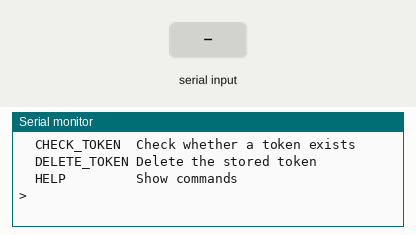
Simulated run of this sketch. Board: ESP32-S3. On the bench: the last lines printed to the serial monitor. The inputs (shaded band) are chosen by the test bench. EEPROM starts erased.

Above: at 2.7 s.
2.8 s: "SET_TOKEN\n" received over Serial
At 4.0 s:
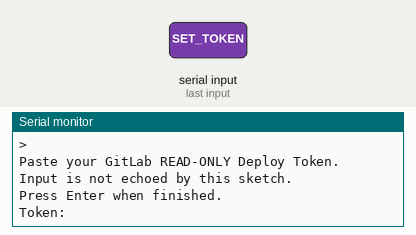
4.3 s: "CHECK_TOKEN\n" received over Serial
At 5.5 s:
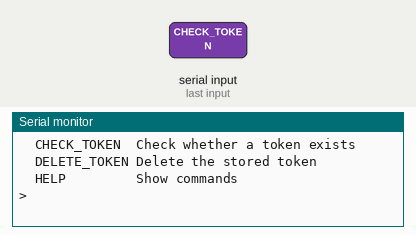

The sketch:

02_Security_Token_Prov.ino
```cpp
#include <Arduino.h>
#include <Preferences.h>

// Must match the namespace and key used by your OTA module.
static const char* NVS_NAMESPACE = "ota";
static const char* TOKEN_KEY     = "gitlab_token";

static const size_t MAX_TOKEN_LENGTH = 256;

String readSerialLine() {
  // Read one line; the token is never printed by this sketch.
  String line = Serial.readStringUntil('\n');

  // Remove the CR from CR/LF line endings.
  if (line.endsWith("\r")) {
    line.remove(line.length() - 1);
  }

  return line;
}

void printMenu() {
  Serial.println();
  Serial.println("=== ESP32-S3 OTA Token Provisioner ===");
  Serial.println("Commands:");
  Serial.println("  SET_TOKEN    Store/replace the GitLab read token");
  Serial.println("  CHECK_TOKEN  Check whether a token exists");
  Serial.println("  DELETE_TOKEN Delete the stored token");
  Serial.println("  HELP         Show commands");
  Serial.println();
  Serial.print("> ");
}

bool storeToken(const String& token) {
  if (token.length() == 0 || token.length() > MAX_TOKEN_LENGTH) {
    Serial.println("Invalid token length.");
    return false;
  }

  Preferences prefs;

  if (!prefs.begin(NVS_NAMESPACE, false)) {
    Serial.println("ERROR: Failed to open NVS.");
    return false;
  }

  size_t bytesWritten = prefs.putString(TOKEN_KEY, token);

  // Verify that the stored value matches the submitted token.
  String savedToken = prefs.getString(TOKEN_KEY, "");
  bool success =
      bytesWritten > 0 && savedToken == token;

  prefs.end();

  if (success) {
    Serial.println("SUCCESS: Token stored and verified in NVS.");
  } else {
    Serial.println("ERROR: Token storage or verification failed.");
  }

  return success;
}

void checkToken() {
  Preferences prefs;

  if (!prefs.begin(NVS_NAMESPACE, true)) {
    Serial.println("ERROR: Failed to open NVS.");
    return;
  }

  String token = prefs.getString(TOKEN_KEY, "");
  prefs.end();

  if (token.length() > 0) {
    Serial.println("A token exists in NVS.");
    Serial.printf("Stored token length: %u characters\n",
                  (unsigned)token.length());
    Serial.printf("First 4 characters of token: %s\n",
                   token.substring(0, min((unsigned int)4,
                   (unsigned int)token.length())).c_str());
  } else {
    Serial.println("No token found in NVS.");
  }

  token = "";
}

void deleteToken() {
  Preferences prefs;

  if (!prefs.begin(NVS_NAMESPACE, false)) {
    Serial.println("ERROR: Failed to open NVS.");
    return;
  }

  bool success = prefs.remove(TOKEN_KEY);
  prefs.end();

  if (success) {
    Serial.println("Stored token deleted.");
  } else {
    Serial.println("Token was not deleted; it may not exist.");
  }
}

void processCommand(String command) {
  command.trim();

  if (command.equalsIgnoreCase("SET_TOKEN")) {
    Serial.println();
    Serial.println("Paste your GitLab READ-ONLY Deploy Token.");
    Serial.println("Input is not echoed by this sketch.");
    Serial.println("Press Enter when finished.");
    Serial.print("Token: ");

    String token = readSerialLine();

    if (token.length() > MAX_TOKEN_LENGTH) {
      Serial.println();
      Serial.println("ERROR: Token is too long.");
      token = "";
      return;
    }

    Serial.println();
    storeToken(token);

    // Best-effort clearing of the temporary RAM string.
    token = "";
  }
  else if (command.equalsIgnoreCase("CHECK_TOKEN")) {
    checkToken();
  }
  else if (command.equalsIgnoreCase("DELETE_TOKEN")) {
    deleteToken();
  }
  else if (command.equalsIgnoreCase("HELP")) {
    printMenu();
    return;
  }
  else {
    Serial.println("Unknown command. Enter HELP.");
  }
}

void setup() {
  Serial.begin(115200);

  // Allow time for USB Serial Monitor to connect.
  delay(1500);

  // Prevent a partial input line from waiting indefinitely.
  Serial.setTimeout(60000);

  Serial.println();
  Serial.println("ESP32-S3 OTA Token Provisioner ready.");
  Serial.println("Open Serial Monitor at 115200 baud.");
  Serial.println("Use SET_TOKEN to provision credentials.");

  printMenu();
}

void loop() {
  if (Serial.available() > 0) {
    String command = readSerialLine();
    processCommand(command);
    printMenu();
  }
}
```

Measured:
- after the input at 2.8 s, the serial monitor: prints a new line at once (image 1)
- after the input at 4.3 s, the serial monitor: prints a new line at once (image 2)
